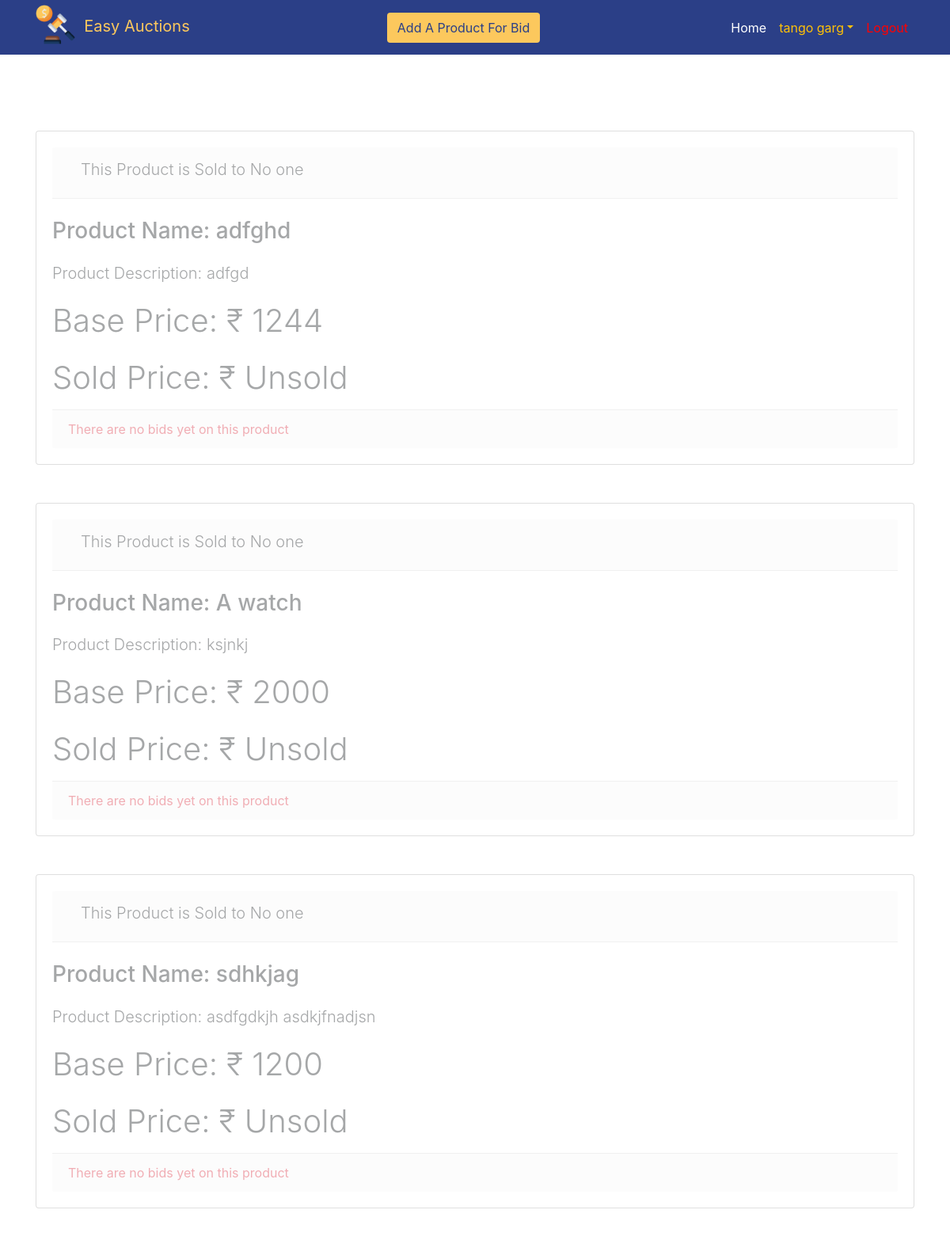
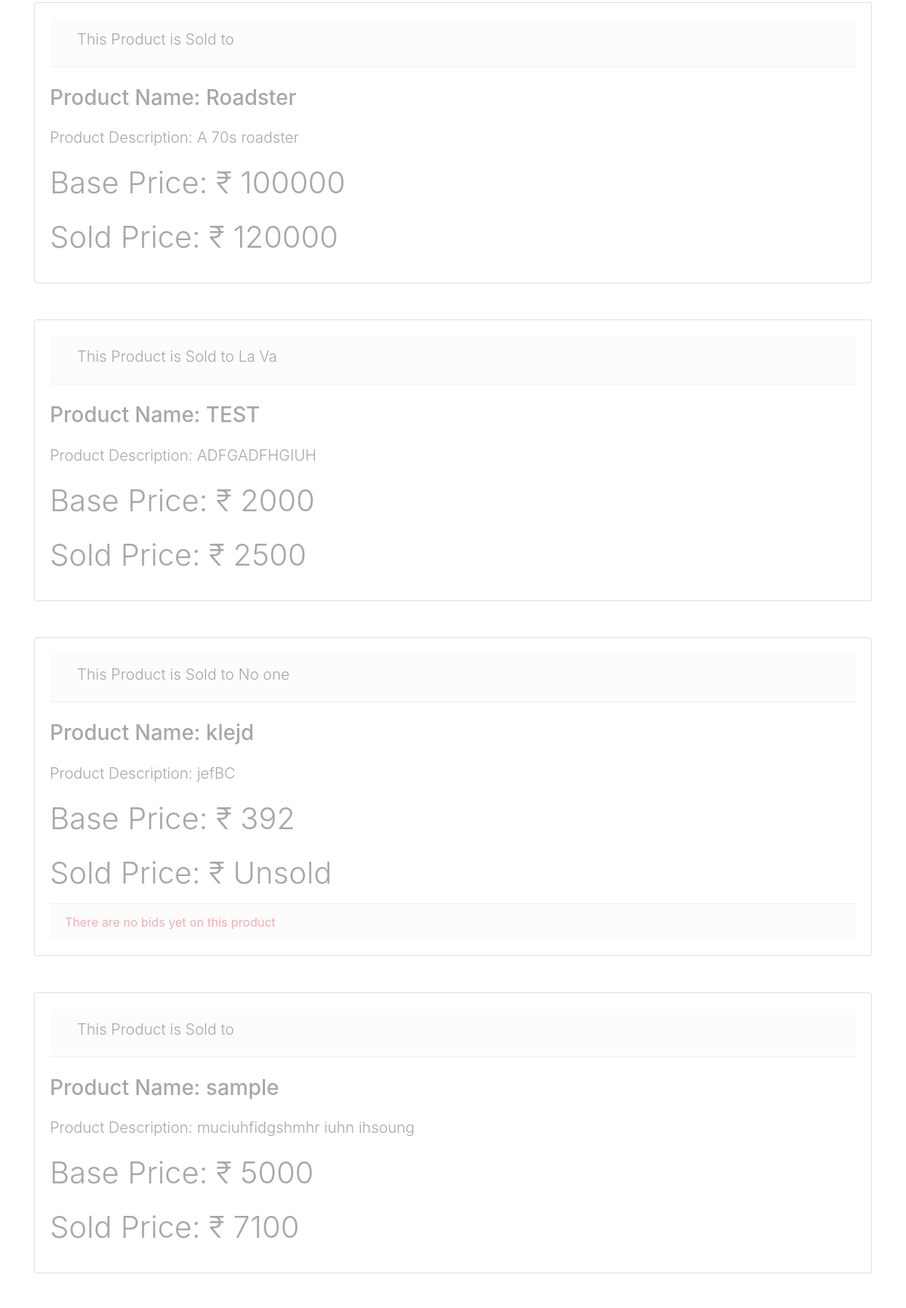
The app's page /product.php (signed in, upper part) with its own data (2 pictures, top to bottom).
### tables this page shows
CREATE TABLE `tbl_product` (
  `pro_id` int(11) NOT NULL,
  `name` varchar(20) NOT NULL,
  `price` int(11) NOT NULL,
  `description` varchar(250) NOT NULL,
  `uid` int(11) NOT NULL,
  `bidstarttime` datetime NOT NULL,
  `bidendtime` datetime NOT NULL,
  `status` enum('On Sale','Sold','Disable') NOT NULL DEFAULT 'On Sale'
);

CREATE TABLE `tbl_bid` (
  `pro_id` int(11) NOT NULL,
  `uid` int(11) NOT NULL,
  `bid_amount` int(11) NOT NULL,
  `bid_id` int(11) NOT NULL
);

CREATE TABLE `user` (
  `uid` int(11) NOT NULL,
  `email` varchar(50) NOT NULL,
  `password` varchar(50) NOT NULL,
  `name` varchar(50) NOT NULL,
  `surname` varchar(50) NOT NULL,
  `gender` varchar(50) NOT NULL,
  `hobby` varchar(100) NOT NULL,
  `country` int(11) NOT NULL,
  `dor` datetime NOT NULL,
  `status` enum('Enable','Disable') NOT NULL DEFAULT 'Enable'
);

### product.php (the view, shortened to what this page needs)
<?php
include('db.php');
if(isset($_SESSION['user'])) {
    $row_c = $_SESSION['user'];
}
?>
<!DOCTYPE html>
<html>
<?php include 'head.php'; ?>
<body>
    <?php include 'nav.php'; ?>
    <div class="container mt-5 mb-5">
        <div class="card-deck mt-5">
            <?php
            $query1 = "select * from tbl_product where uid = $row_c->uid ORDER BY pro_id DESC";
            $run_q1 = $con->query($query1);
            while ($row_q1 = $run_q1->fetch_object()) {
                $query2 = "select * from tbl_bid where pro_id = $row_q1->pro_id ORDER BY bid_amount DESC; ";
                $run_q2 = $con->query($query2);
                $bid_num = $run_q2->num_rows;
                if($bid_num > 0)
                {
                    $res_q2 = $run_q2->fetch_object();
                    $buyer_id = $res_q2->uid;
                    $query_user = "select * from user where uid = '$buyer_id'";
                    $run_user = $con->query($query_user);
                    $row_user = $run_user->fetch_object();
                    $name = $row_user->name. " " . $row_user->surname;
                    $final_price = ($res_q2)->bid_amount;
                }
                else
                {
                    $name = "No one";
                    $final_price = "Unsold";
                }
                ?>
                <div class="card mt-5">
                    <div class="card-body <?php if ($row_q1->status == 'Sold') { echo 'sold';} ?>">
                        <div class="card-header mb-3 flex-container">
                            <div class="mr-3 ml-3 mt-1 mb-1">
                                <?php if($row_q1->status == 'Sold') { ?>
                                    <h5 class="font-weight-light">This Product is&nbsp;<?php echo $row_q1->status; ?> to <?php echo $name ?> </h5>
                                <?php }
                                else { ?>
                                    <h5 class="font-weight-light">This Product is&nbsp;<?php echo $row_q1->status; ?></h5>
                                <?php } ?>
                            </div>
                        </div>
                        <h3 class="card-title mt-4">Product&nbsp;Name:&nbsp;<?php echo $row_q1->name; ?></h3>
                        <div class="item"><h5 class="card-text mt-4 mr-5 font-weight-light">Product&nbsp;Description:&nbsp;<?php echo $row_q1->description; ?></h5></div>
                         <h1 class="card-text mt-4 mb-3 font-weight-light">Base Price:&nbsp;&#8377;&nbsp;<?php echo $row_q1->price; ?></h1>
                        <?php if ($row_q1->status == 'Sold') { ?>
						<h1 class="card-text mt-4 mb-3 font-weight-light">Sold Price:&nbsp;&#8377;&nbsp;<?php echo $final_price; ?></h1>
                        <?php } ?>
                            <?php
                        if ($bid_num == 0 ) {
                        ?>
                            <div class="card-footer text-danger">
                                <?php
                                echo "There are no bids yet on this product";
                                ?>
                            </div>
                        <?php
                    }
                        ?>
                    </div>
                </div>
            <?php
            }
            ?>
        </div>
    </div>
</body>
</html>

### product.php (style rules this page uses)
body { /background-color: rgba(23, 162, 184, .3);/ }
.card-deck { flex-direction: column; }
.card-body { /background-color: rgba(207, 106, 135, .65);/ background-color: #ddd; /color: #e5e5e5;/ border: none; border-radius: 5px; }
.sold { background-color: none; opacity: .4; }
.flex-container { display: flex; justify-content: space-between; }
.card-header { position: relative; }

### records on screen
tbl_product: status "Sold", name "No one", name "adfghd", description "adfgd", price "1244", final_price "Unsold", shows "There are no bids yet on this product"
tbl_product: status "Sold", name "No one", name "A watch", description "ksjnkj", price "2000", final_price "Unsold", shows "There are no bids yet on this product"
tbl_product: status "Sold", name "No one", name "sdhkjag", description "asdfgdkjh asdkjfnadjsn", price "1200", final_price "Unsold", shows "There are no bids yet on this product"
tbl_product: status "Sold", name "Roadster", description "A 70s roadster", price "100000", tbl_bid.bid_amount "120000"
tbl_product: status "Sold", user.name+surname "La Va", name "TEST", description "ADFGADFHGIUH", price "2000", tbl_bid.bid_amount "2500"
tbl_product: status "Sold", name "No one", name "klejd", description "jefBC", price "392", final_price "Unsold", shows "There are no bids yet on this product"
tbl_product: status "Sold", name "sample", description "muciuhfidgshmhr iuhn ihsoung", price "5000", tbl_bid.bid_amount "7100"

### other values on screen
$row_c->name "tango"
$row_c->surname "garg"
